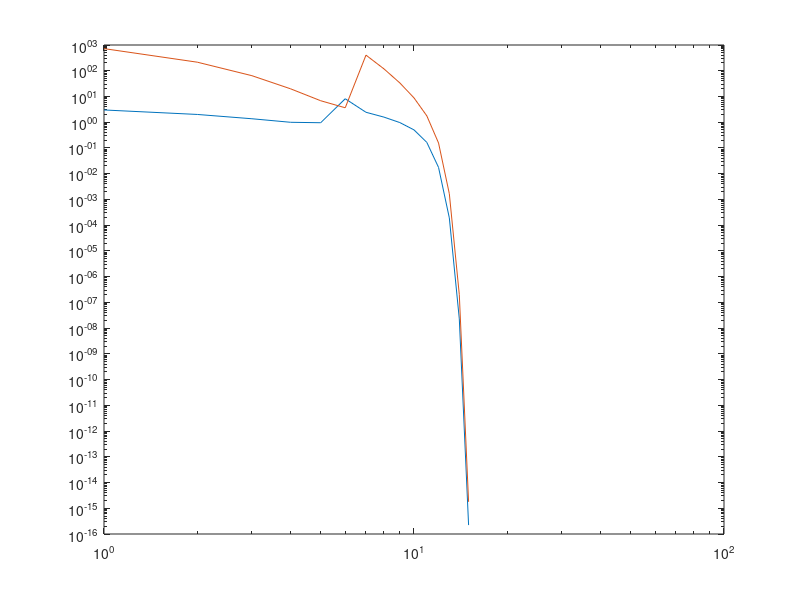

The MATLAB script that drew this image:
% initial value
x = 10;

% max iterations
n = 50;

storageXs = zeros(n, 1);
storageFxs = zeros(n, 1);

for i = 1:n
	% func and derivative at x
	func = x^3 - 3*x^2 + 2*x + 4;
	derivative = 3*x^2 - 6*x + 2;
    
	% store values
	storageXs(i, 1) = x;
    storageFxs(i, 1) = func;
    
	% calculate next
	x = x - (func / derivative);
	
	% stop if we've gotten enough precision
	if i > 1 && abs(storageXs(i, 1) - storageXs(i - 1, 1)) < 10^(-13)
        disp(storageXs(i, 1));
        break;
	end
end

loglog(1:(i - 1), abs(diff(storageXs(1:i))));
hold on
loglog(1:(i), abs(storageFxs(1:i)));
hold off
